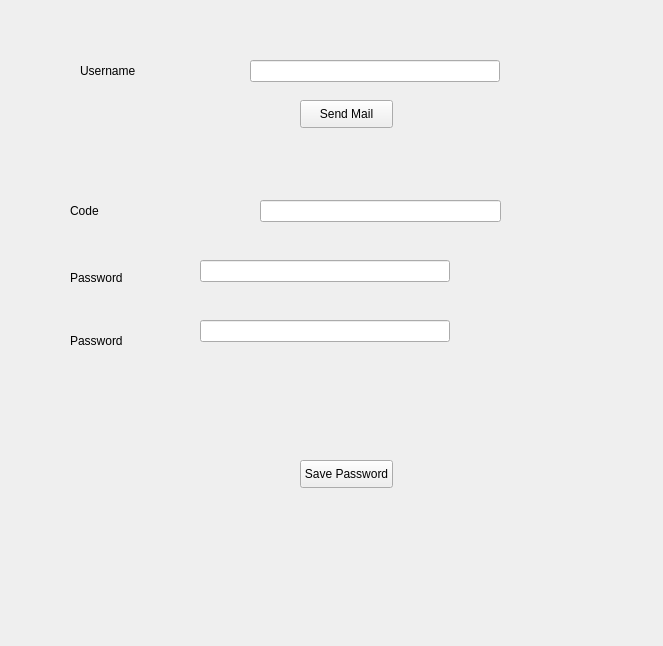
<?xml version="1.0" encoding="UTF-8"?>
<ui version="4.0">
 <class>Forget</class>
 <widget class="QWidget" name="Forget">
  <property name="geometry">
   <rect>
    <x>0</x>
    <y>0</y>
    <width>663</width>
    <height>646</height>
   </rect>
  </property>
  <property name="windowTitle">
   <string>Form</string>
  </property>
  <widget class="QLabel" name="label_4">
   <property name="geometry">
    <rect>
     <x>70</x>
     <y>330</y>
     <width>71</width>
     <height>21</height>
    </rect>
   </property>
   <property name="text">
    <string>Password</string>
   </property>
  </widget>
  <widget class="QPushButton" name="btnSavePassword">
   <property name="geometry">
    <rect>
     <x>300</x>
     <y>460</y>
     <width>93</width>
     <height>28</height>
    </rect>
   </property>
   <property name="text">
    <string>Save Password</string>
   </property>
  </widget>
  <widget class="QPushButton" name="btnMail">
   <property name="geometry">
    <rect>
     <x>300</x>
     <y>100</y>
     <width>93</width>
     <height>28</height>
    </rect>
   </property>
   <property name="text">
    <string>Send Mail</string>
   </property>
  </widget>
  <widget class="QLabel" name="lblCode">
   <property name="geometry">
    <rect>
     <x>160</x>
     <y>140</y>
     <width>381</width>
     <height>31</height>
    </rect>
   </property>
   <property name="text">
    <string/>
   </property>
  </widget>
  <widget class="QLineEdit" name="txtPassword">
   <property name="geometry">
    <rect>
     <x>200</x>
     <y>260</y>
     <width>250</width>
     <height>22</height>
    </rect>
   </property>
  </widget>
  <widget class="QLineEdit" name="txtCode">
   <property name="geometry">
    <rect>
     <x>260</x>
     <y>200</y>
     <width>241</width>
     <height>22</height>
    </rect>
   </property>
  </widget>
  <widget class="QLineEdit" name="txtPasswordCheck">
   <property name="geometry">
    <rect>
     <x>200</x>
     <y>320</y>
     <width>250</width>
     <height>22</height>
    </rect>
   </property>
  </widget>
  <widget class="QLabel" name="label_3">
   <property name="geometry">
    <rect>
     <x>70</x>
     <y>270</y>
     <width>81</width>
     <height>16</height>
    </rect>
   </property>
   <property name="text">
    <string>Password</string>
   </property>
  </widget>
  <widget class="QLabel" name="label_5">
   <property name="geometry">
    <rect>
     <x>70</x>
     <y>200</y>
     <width>55</width>
     <height>21</height>
    </rect>
   </property>
   <property name="text">
    <string>Code</string>
   </property>
  </widget>
  <widget class="QLineEdit" name="txtUsername">
   <property name="geometry">
    <rect>
     <x>250</x>
     <y>60</y>
     <width>250</width>
     <height>22</height>
    </rect>
   </property>
  </widget>
  <widget class="QLabel" name="label">
   <property name="geometry">
    <rect>
     <x>80</x>
     <y>60</y>
     <width>131</width>
     <height>21</height>
    </rect>
   </property>
   <property name="text">
    <string>Username</string>
   </property>
  </widget>
 </widget>
 <resources/>
 <connections/>
</ui>
